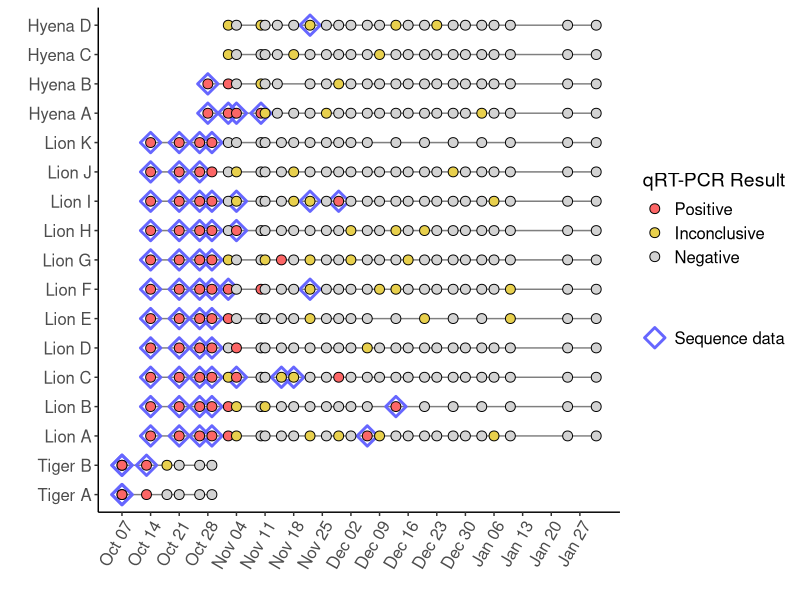
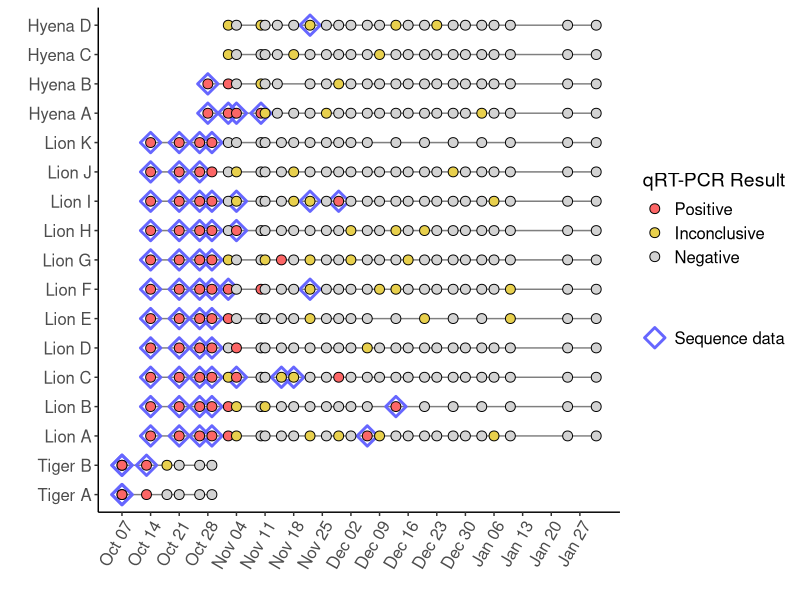

Write the R code that produced these figures, in order.
### DZSARS2 NGS and RT-PCR results overview ###

### prep ###

# load packages

library(readxl)
library(openxlsx)
library(tidyverse)
library(lubridate)

# set working directory
setwd("")

# load list of best sequences chosen from the two technical replicates (includes replicate info)
best_names <- read.table("best_seqs_list.txt", col.names="names") %>%
  pull(names)

# load list of all samples with NGS data (no rep info)
NGS_names <- read.table("seqs_list.txt", col.names="names") %>%
  pull(names)

# load list of timeline dates for plotting
timeline_dates <- read.table("timeline_dates.txt", col.names="dates") %>%
  mutate(dates = as.Date(dates))

# load Pangolin table from nf-core/viralrecon MultiQC and clean up datasheet

df <- read_csv("summary_variants_metrics_mqc.csv") %>%
  rename_all(function(x) gsub(" ", "_", x)) %>% # get rid of spaces in column names
  rename_all(., .funs = tolower) %>% # make all lowercase too
  rename("name" = 1) %>% 
  separate_wider_delim(name, delim = "_", 
                       names = c("seq_id", "collection_date", "rep"),
                       too_few = "align_start",
                       cols_remove=F) %>%
  mutate(collection_date = ymd(collection_date),
         species = str_remove_all(seq_id, "[0-9]"),
         animal_number = str_remove_all(seq_id, "[a-z]"),
         ngs = ifelse((name %in% best_names), "seq_data", "no_seq_data"))


### RT-PCR data ###

# read in inconclusives

df_incon <- read_xlsx("DZ_incon_PCR_data.xlsx") %>%
  separate_wider_delim(Sample_ID, delim = "_", 
                       names = c("seq_id", "collection_date"),
                       too_few = "align_start",
                       cols_remove=F) %>%
  #separate(Sample_ID, c("seq_id", "collection_date")) %>%
  mutate(collection_date = ymd(collection_date),
         ngs = ifelse((Sample_ID %in% NGS_names), 
                      "seq_data", "no_seq_data"),
         dataset_ID = Sample_ID)

# read in positives and new animal ids and merge with inconclusives

# id datasheet
ids <- read_xlsx("DZ_new_ids.xlsx")

# combine everything
df_all_pcr <- read_xlsx("DZ_PCR_data_cleaned.xlsx") %>%
  mutate(ngs = ifelse((dataset_id %in% NGS_names), 
                      "seq_data", "no_seq_data")) %>%
  left_join(df_incon, by = c("collection_date", "seq_id", "ngs", c("dataset_id"="dataset_ID"))) %>%
  select(-c(Sample_ID, animal_id)) %>%
  left_join(ids, by = "seq_id") %>% select(animal_ID, everything()) %>%
  mutate(collection_date = ymd(collection_date),
         collection_date = as.character(collection_date),
         strain = paste0(animal_ID, "_", collection_date),
         strain = str_replace_all(strain, " ", ""),
         strain = str_replace_all(strain, "-", ""))

# write cleaned up datasheet

wb <- createWorkbook("all_DZ_metadata_cleaned.xlsx")
addWorksheet(wb, "all_metadata")
writeData(wb, "all_metadata", df_all_pcr, borders="all")
saveWorkbook(wb, "all_DZ_metadata_cleaned.xlsx", overwrite = TRUE)


### plotting timeline ###

timeline_df <- df_all_pcr %>%
  mutate(collection_date = as.Date(collection_date),
         animal_ID = factor(animal_ID, levels = c( "Tiger A","Tiger B", "Lion A" , "Lion B","Lion C" , 
                                                   "Lion D" , "Lion E" ,
                                                   "Lion F" , "Lion G","Lion H" ,"Lion I" ,"Lion J", "Lion K" ,
                                                   "Hyena A", "Hyena B","Hyena C", "Hyena D" )))

ggplot(timeline_df %>%
         drop_na(result) %>% 
         mutate(result = factor(result, 
                                levels= c("Positive", 
                                          "Inconclusive", 
                                          "Negative"))),
       aes(x=collection_date, 
           y=animal_ID)) + 
  geom_line(aes(group=animal_ID), alpha=0.5) +
  geom_point(data = timeline_df %>% filter(ngs == "seq_data"),
             aes(x=collection_date,
                 y=animal_ID, 
                 shape = ngs), fill=NA, size=4.5, 
             stroke=1.5, color="#6666FF") +
  geom_point(aes(fill = result), #size=ngs
             shape=21, size=3) + 
  scale_fill_discrete(type = c("#FC6666", 
                               "#e8d04d", 
                               "lightgrey"),
                      na.value = NA) +
  # scale_size_manual(values = c(3, 4),
  #                       labels = c("No NGS data", "NGS data"))+
  scale_shape_manual(values = c("seq_data" = 23),
                     name = "",
                     labels = "Sequence data") +
  scale_x_date(
    date_labels = "%b %d",
    breaks = timeline_dates$dates) + #unique(timeline_df$collection_date))+
  labs(y="", x="", fill="qRT-PCR Result")+ 
  theme_classic() +
  theme(axis.text.x = element_text(angle = 60,
                                   hjust=1,size=12),
        axis.text.y = element_text(size=12),
        legend.text = element_text(size=12),
        legend.title = element_text(size=14))

ggsave("fig1_timeline_with_NGS.pdf", width=9, height=6)
